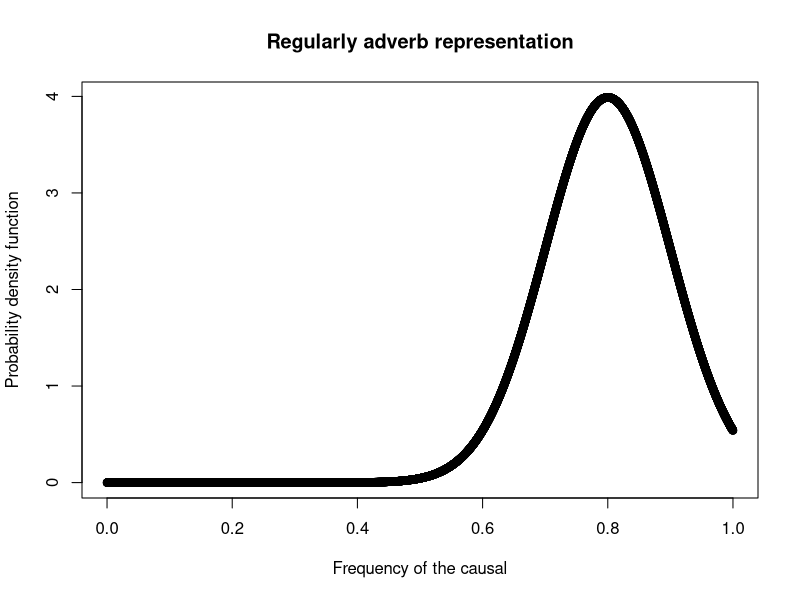
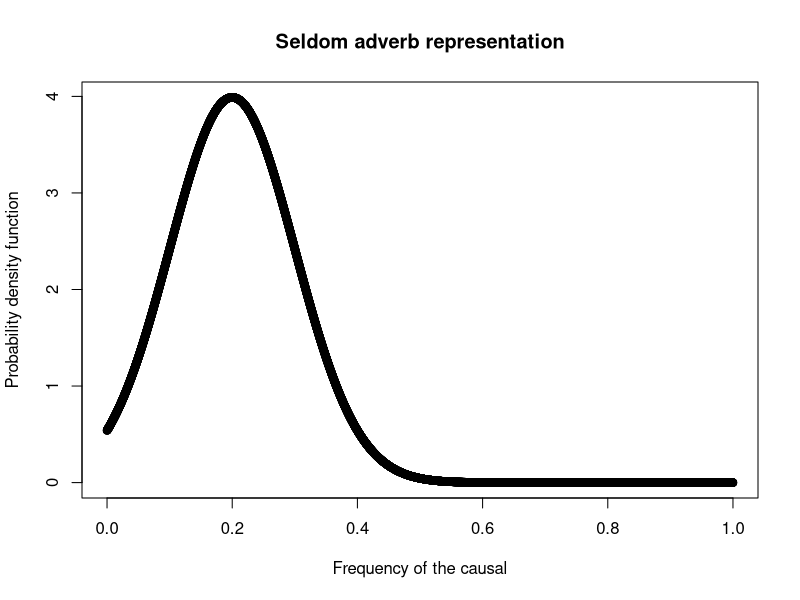
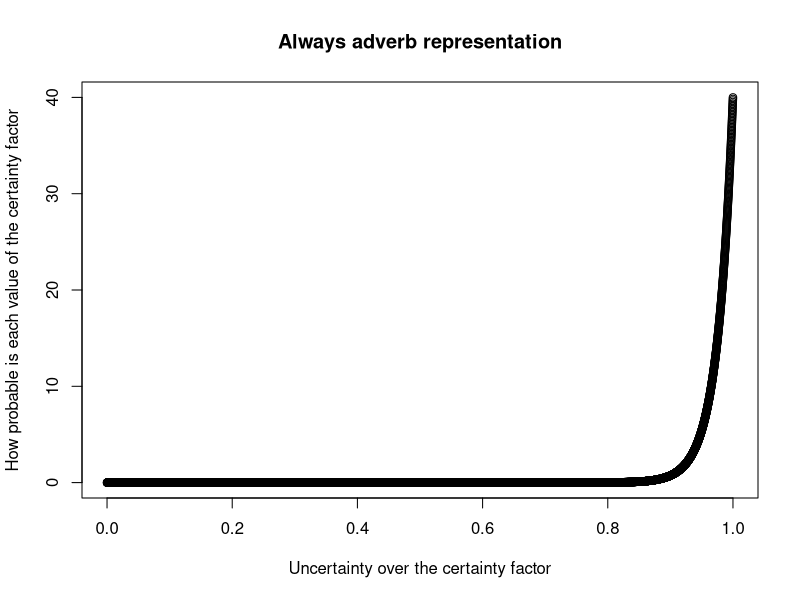
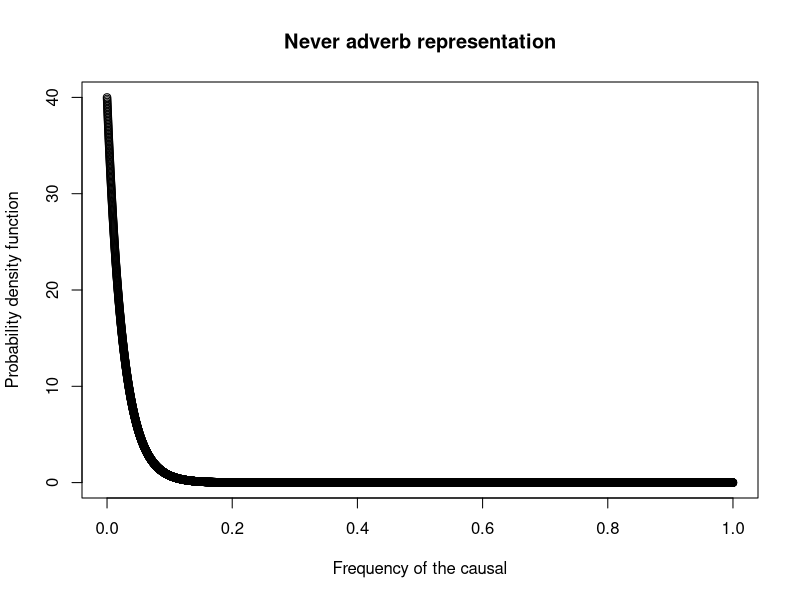
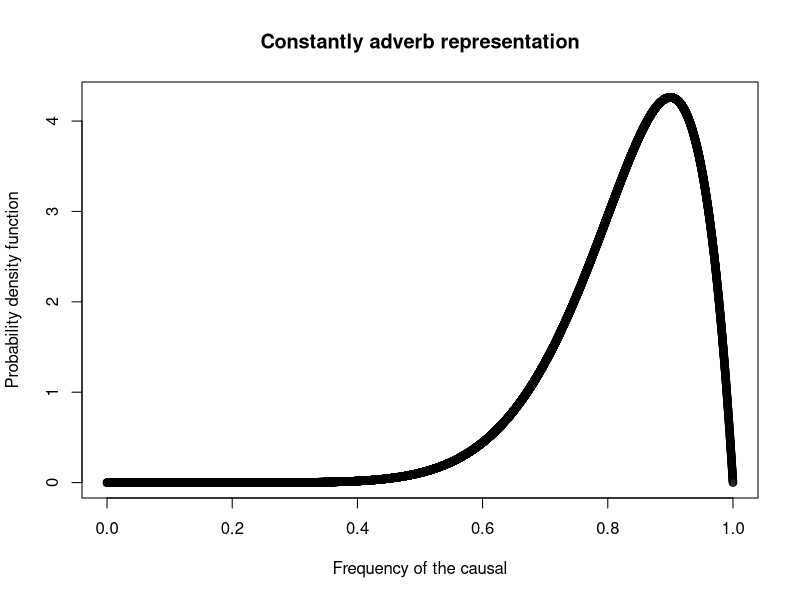
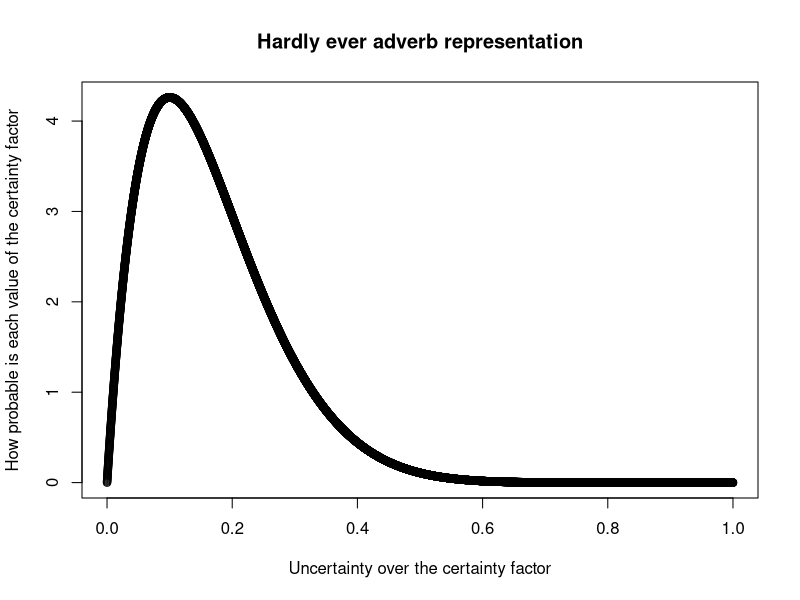
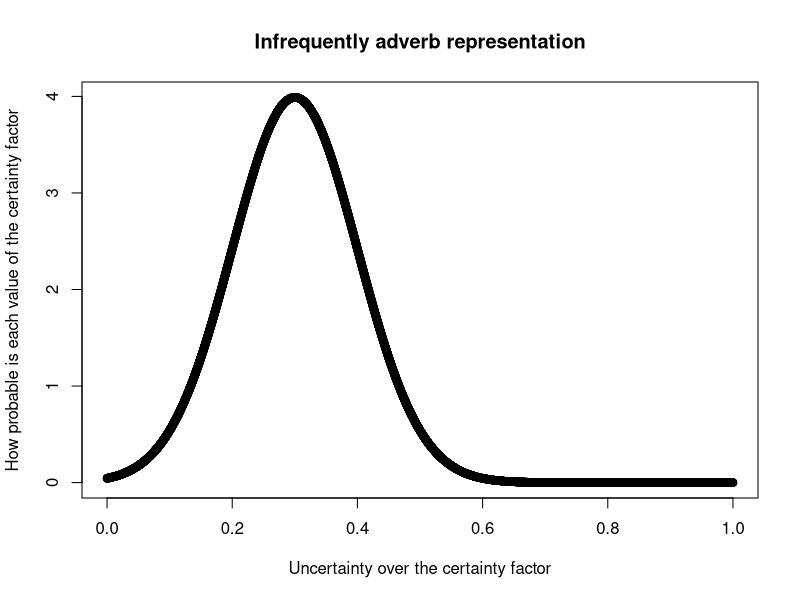
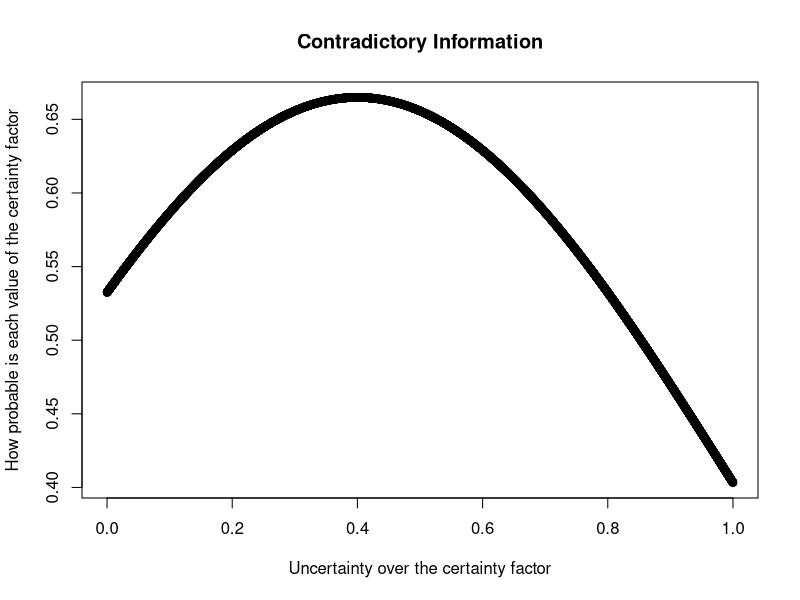

The R script that drew these images, in order:
#Regularly visualization
grid <- seq(from=0, to=1, length.out=10000)
prior <- dnorm(grid, 0.8, 0.1)
plot(grid, prior, xlab="Frequency of the causal", ylab="Probability density function", main="Regularly adverb representation")

prior <- dnorm(grid, 0.2, 0.1)
plot(grid, prior, xlab="Frequency of the causal", ylab="Probability density function", main="Seldom adverb representation")

#Always visualization.
prior <- rev(dexp(grid, rate=40))
plot(grid, prior, xlab="Uncertainty over the certainty factor", ylab="How probable is each value of the certainty factor", main="Always adverb representation")

#Never visualization.
prior <- dexp(grid, rate=40)
plot(grid, prior, xlab="Frequency of the causal", ylab="Probability density function", main="Never adverb representation")

#Constantly visualization.
prior <- dbeta(grid, 10, 2)
plot(grid, prior, xlab="Frequency of the causal", ylab="Probability density function", main="Constantly adverb representation")

#Hardly ever visualization.
prior <- rev(dbeta(grid, 10, 2))
plot(grid, prior, xlab="Uncertainty over the certainty factor", ylab="How probable is each value of the certainty factor", main="Hardly ever adverb representation")

#Sometimes visualization.
jpeg("contradictory.jpg", width=500, height=500)
prior <- dnorm(grid, 0.4, 0.6)
plot(grid, prior, xlab="Uncertainty over the certainty factor", ylab="How probable is each value of the certainty factor", main="Contradictory Information")
dev.off()

jpeg("certain.jpg", width=500, height=500)
prior <- dnorm(grid, 0.8, 0.05)
plot(grid, prior, xlab="Uncertainty over the certainty factor", ylab="How probable is each value of the certainty factor", main="Useful Information")
dev.off()

#Occasionally visualization.
prior <- dnorm(grid, 0.3, 0.1)
plot(grid, prior, xlab="Uncertainty over the certainty factor", ylab="How probable is each value of the certainty factor", main="Infrequently adverb representation")

